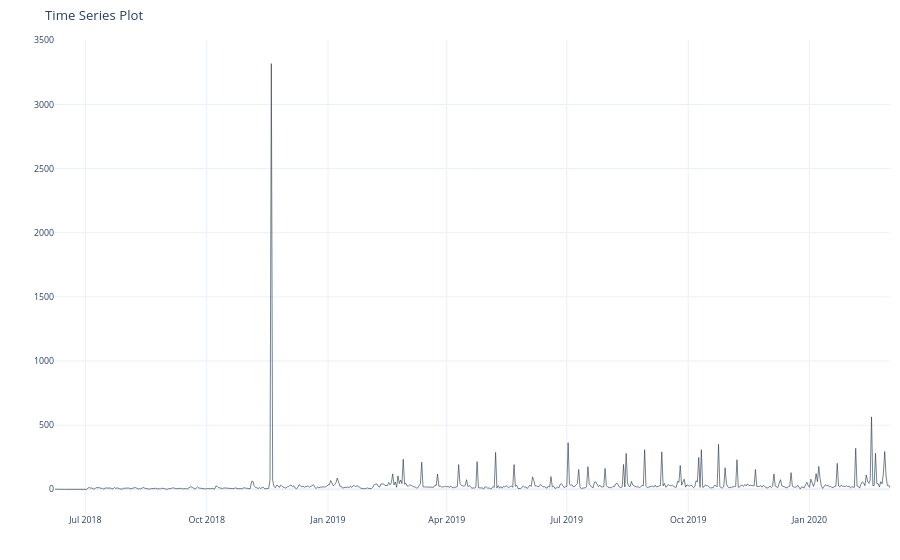

Here is the notebook cell this chart was saved with:
### Markdown cell above
# Datasets

## Email Subscribers

A company decided to change the selling process of its products
converting from a completely physical store approach, to a more digital
and modern solution. Hence, it decided to open an online web store that
integrates an e-commerce platform, where its “virtual” customers can by
all the merchandise.  
In order to monitor this new business solution, it adopted few
well-known data analytics tools.

Google Analytics has been set up on the web store pages to collect data
related to page views, sessions and organic searches. This could
potentially help the company to understand whether its website is
gaining popularity.

Moreover, MailChimp is used to track all the customers that buy a
product and subscribe to the web store.

Finally, marketing events like discount programs and new product launch
are promoted through several social network channels.

All these data are stored into the company database and can be used to
analyze the factors that impacts on the web store sales.

### Code cell
load_data("../../data/email/", "email_prep") \
    .tk.plot_timeseries('ds', 'y', smooth = False)

### Figure 1 — Plotly figure (JSON) as saved in the notebook; plotly's stock layout.template omitted (floating-point values rounded to 4 significant figures; data arrays with more than 128 entries replaced by an {"elided": "..."} marker saying what was removed)
{"data": [{"hoverlabel": {"font": {"size": 8.8}}, "line": {"color": "rgba(44, 62, 80, 1.0)", "width": 0.65}, "mode": "lines", "name": "Time Series", "showlegend": false, "type": "scatter", "x": {"elided": "634 str values"}, "y": {"elided": "634 int values"}}], "layout": {"autosize": true, "font": {"size": 11}, "legend": {"font": {"size": 8.8}, "title": {"font": {"size": 8.8}, "text": "Legend"}}, "margin": {"b": 40, "l": 10, "r": 10, "t": 40}, "title": {"font": {"size": 13.2}, "text": "Time Series Plot"}, "xaxis": {"anchor": "y", "domain": [0, 1], "tickfont": {"size": 8.8}, "tickformat": "%b %Y", "title": {"text": ""}}, "yaxis": {"anchor": "x", "domain": [0, 1], "tickfont": {"size": 8.8}, "title": {"text": ""}}}}
